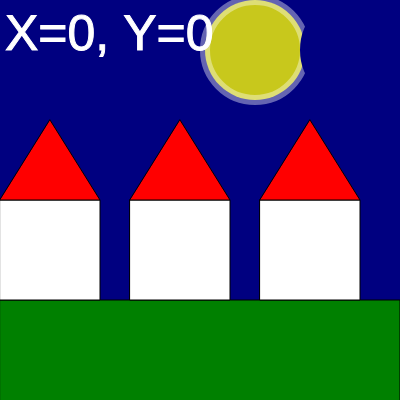
Frame 1 (no input)
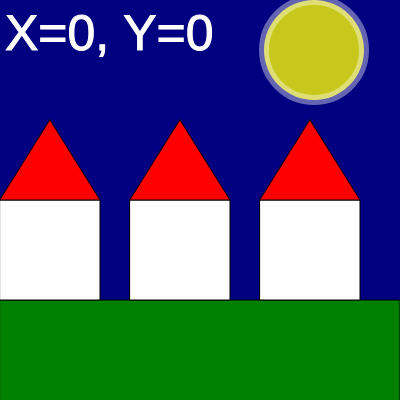
Frame 60 (no input)
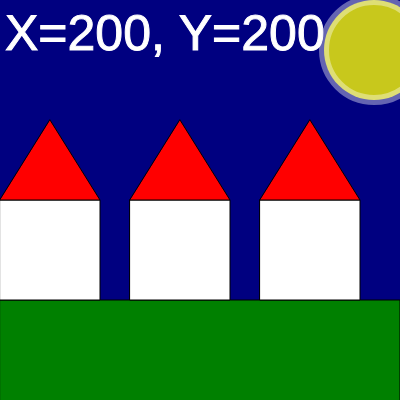
Frame 120 (the mouse pressed at the canvas centre since frame 60)

The p5.js sketch that drew these frames (run headless with seeded random() and noise() and a simulated clock; from frame 60 on, the mouse is pressed at the canvas centre):

// p5.js sketch
// ── sketch.js
let canvasXMax=400, canvasYMax=400;
let moonXpos=255;
let moonYpos=50;
let phase = 50;
let diameter = 100;

function setup() {
  createCanvas(canvasXMax, canvasYMax);
}

function draw() {
  colorMode(RGB);
  background("navy");
  drawingMoon(moonXpos, moonYpos, diameter, phase);
  stroke(0);//black outline
  strokeWeight(1);//outline thickness
  fill("green");
  let y = 300;
  rect(0, y, canvasXMax, y);
  stroke(0);//black outline
  strokeWeight(1);//outline thickness
  let x_casa =0;
  let house_height = 100, house_width=100;
  for(let numero_case=0; numero_case<3; numero_case++){
    fill("white");
    rect(x_casa, y-house_height , house_width, house_height);
    fill("red");
    let roof_height=80;
    triangle(x_casa, y-house_height , x_casa+house_width, y-house_height, x_casa+(house_width/2), y-house_height-roof_height);
    x_casa += house_width+30;
  }
  //displays the x and y position of the mouse on the canvas
  stroke("white");
  strokeWeight(1);
  fill(255);//white text
  textSize(50);
  text(`X=${mouseX}, Y=${mouseY}`, 5, 50);
  moonXpos = (moonXpos + 1) % canvasXMax;
  phase = phase + 0.2;
  if(phase >= diameter) {
    phase = -diameter;
  }
}

function drawingMoon(xMoon, yMoon, dMoon, phase) {
  push();
  fill(255, 255, 0, 200);
  stroke(255, 255, 255, 100)
  strokeWeight(10); //large outline
  circle(xMoon, yMoon, dMoon);
  translate(phase, 0);
  //overlappin circle
  stroke("navy");
  fill("navy");
  circle(xMoon+50, yMoon,dMoon);
  pop();
}
